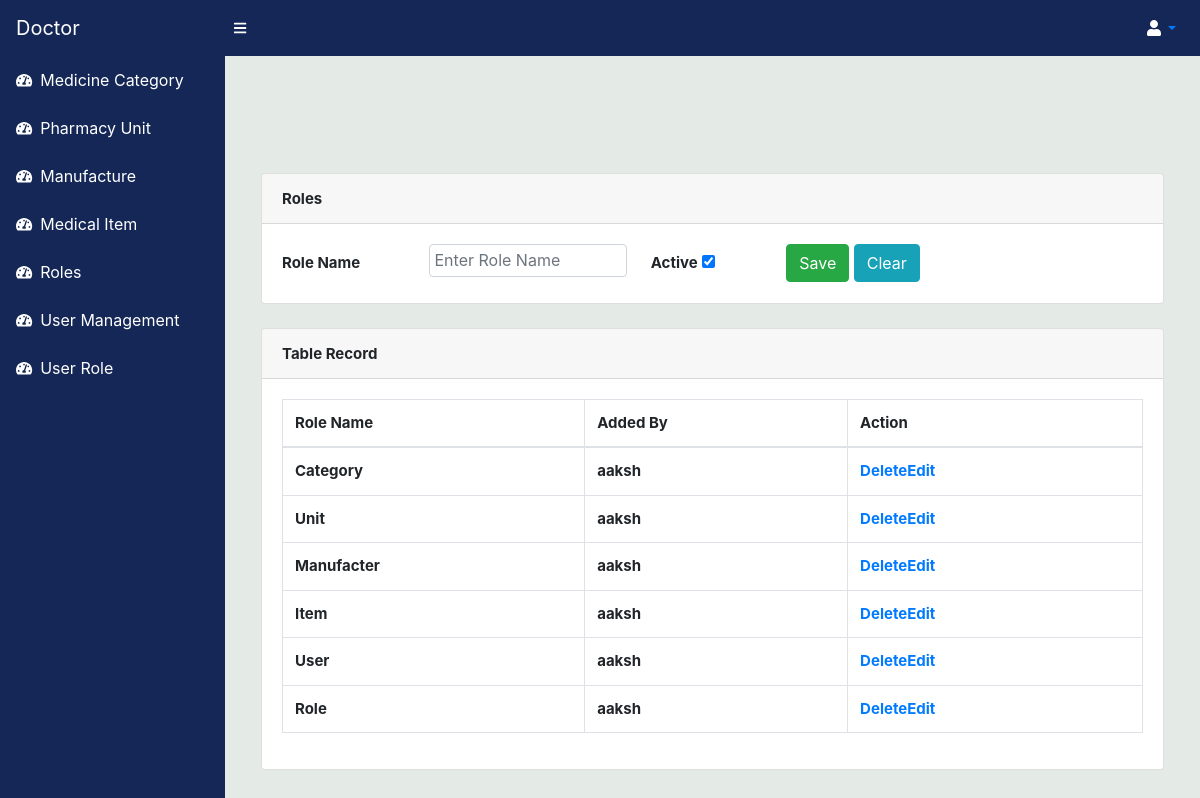
/index.php/role, run on the app's committed database.
### tables this page shows
CREATE TABLE `roles` (
  `role_id` int(10) NOT NULL,
  `role_name` varchar(200) NOT NULL,
  `created_on` timestamp(6) NOT NULL DEFAULT current_timestamp(6),
  `created_by` varchar(200) NOT NULL,
  `status` tinyint(10) NOT NULL
);

CREATE TABLE `users` (
  `user_id` int(10) NOT NULL,
  `user_type` tinyint(6) NOT NULL,
  `first_name` varchar(200) NOT NULL,
  `last_name` varchar(200) NOT NULL,
  `email` varchar(200) NOT NULL,
  `mobile` varchar(200) NOT NULL,
  `password` varchar(200) NOT NULL,
  `is_email_verified` tinyint(6) NOT NULL,
  `is_mobile_verified` tinyint(6) NOT NULL,
  `created_by` varchar(100) NOT NULL,
  `created_on` timestamp(6) NOT NULL DEFAULT current_timestamp(6),
  `updated_on` datetime(6) DEFAULT NULL,
  `status` tinyint(6) NOT NULL
);

### application/controllers/Role.php (called while the page is built, shortened)
<?php
class Role extends CI_Controller {
public function __construct(){
        $this->load->helper(array('form', 'url'));
        $this->load->library('form_validation');
		$this->load->database();
        $this->load->model('MainModel', 'admin');
	    $this->load->library('session');
    }
	  public function index()
	   {
		   $counta=$this->admin->count_role("SELECT * FROM `roles`,user_roles WHERE user_roles.role_id=roles.role_id AND user_roles.user_id='5' AND user_roles.role_id='2'");
		    if($counta>=1)
			{
		   $a=1;
		  $data=$this->admin->get_specific_data('status',$a,'roles');
		$this->load->view('role',compact('data'));
			}
			else{
				$this->load->view('res');
			}
      }
}

### index.php (called while the page is built, shortened)
<?php
require_once BASEPATH.'core/CodeIgniter.php';

### application/models/MainModel.php (called while the page is built, shortened)
<?php
class MainModel extends CI_Model{
   public function get_specific_data($db_id,$id,$db_name){
		$q=$this->db->select('*')->where($db_id,$id)->get($db_name);
        return $q->result();
	}
	function count_role($query)
	{
        $q = $this->db->query($query);
        return $q->num_rows();
    }
}
?>

### application/views/role.php (the view, shortened to what this page needs)
<!DOCTYPE html>
  <html lang="en">
    <head>
      <?php include "link.php"; ?>
      <link href="https://unpkg.com/aos@2.3.1/dist/aos.css" rel="stylesheet">
    </head>
    <body class="sb-nav-fixed">
       <?php
        include "header.php";
       ?>
        <div id="layoutSidenav_content" style="background-color: #e4eae6;">
          <main>
            <div class="container-fluid" data-aos="fade-down" style="opacity: 1; margin-top: 12%;">
              <div class="col-md-12">
                <div class="card mb-4">
                  <div class="card-header">
                    <b style='font-size:15px;'>Roles </b>
                  </div>
                  <div class="card-body">
                    <form method="post" enctype="multipart/form-data">
                      <div class="row">
                        <div class="col-md-2">
                          <label for="name" style="margin-top:6px; font-size:17px;"><b style='font-size:15px;'>Role Name</b></label>
                        </div>
                        <div class="col-md-3">
                          <input type="text" class="form-control" name="role" id="category" placeholder="Enter Role Name" required="required" style="height:33px; padding:4px;">
                        </div>
                        <div class="col-md-2">
                          <label for="name" style="font-size:17px; margin-top:6px;"><b style='font-size:15px;'>Active</b></label>
                          <input type="checkbox" id="flag" name="flag" value="1" checked="checked">
                        </div>
                        <div>
                          <input type="submit" id="submit" class="btn btn-success" name="submit" value="Save"/>
                          <input type="button" id="reset" class="btn btn-info" name="reset" onclick="clearit()"  value="Clear"/>
                        </div>
                      </div>
                    </form>
                  </div>
                </div>
                <div class="card mb-4">
                  <div class="card-header">
                    <b style='font-size:15px;'>Table Record</b>
                  </div>
                  <div class="card-body">
                    <div class="table-responsive">
                      <table class="table table-bordered" id="dataTable" width="100%" cellspacing="0">
                        <thead>
                          <tr>
                            <th style='font-size:15px;'>Role Name</th>
                            <th style='font-size:15px;'>Added By</th>
                            <th style='font-size:15px;'>Action</th>
                          </tr>
                        </thead>
                        <tbody>
						<?php
						foreach($data as $row) {  ?>
                            <tr>
                            <th style='font-size:15px;'><?php echo $row->role_name; ?></th>
                            <th style='font-size:15px;'><?php $create=$row->created_by;
							$sql="select * from users where user_id=$create";
							$query=$this->db->query($sql);
							foreach($res=$query->result() as $rows)
							{
								echo $rows->first_name;
							}
							?></th>
                            <th style='font-size:15px;'><a style='cursor:pointer; float:left' href="<?php echo base_url('Role/delete/?id='.$row->role_id);?>">Delete</a>&nbsp;&nbsp;
							<a style='cursor:pointer; float:left' href="<?php echo base_url('Role/edit/?id='.$row->role_id);?>">Edit</a>
							</th>
                          </tr>
						<?php } ?>
                        </tbody>
                      </table>
                    </div>
                  </div>
                </div>
              </div>
            </div>
          </main>
        </div>
      </div>
    </body>
</html>

### data on the page
roles: role_name "Category"
users: first_name "aaksh"
roles: role_name "Unit"
roles: role_name "Manufacter"
roles: role_name "Item"
roles: role_name "User"
roles: role_name "Role"
